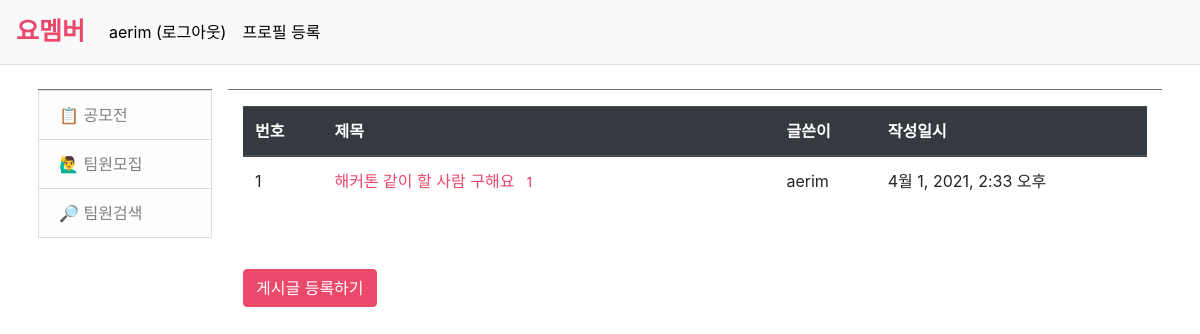
Screenshot of /yomember/team (signed in) with the database file from the repository.
### yomember/models.py (models this page shows, shortened)
class Question(models.Model):
    subject = models.CharField(max_length=200)
    content = models.TextField()
    create_date = models.DateTimeField()
    author = models.ForeignKey(User, on_delete=models.CASCADE)

### yomember/views.py (the view)
# urls.py: path('team', views.team, name='team'),
def team(request):
    question_list = Question.objects.order_by('-create_date')
    context = {'question_list': question_list}
    return render(request, 'yomember/team.html', context)

### templates/yomember/team.html
{% extends 'base.html' %}
{% block content %}
<div class = "container my-3">
    <table class = "table">
        <thead>
        <tr class="thead-dark">
            <th>번호</th>
            <th style="width:50%">제목</th>
            <th>글쓴이</th>
            <th>작성일시</th>
        </tr>
        </thead>
        <tbody>
        {% if question_list %}
        {% for question in question_list %}
        <tr class="text-left">
            <td>{{ forloop.counter }}</td>
            <td class="text-left">
                <a href="{% url 'yomember:detail' question.id %}" style="color: #EB496B;">{{ question.subject }}</a>
                {% if question.comment_set.count > 0 %}
                <span class="text-danger small ml-2">{{ question.comment_set.count }}</span>
                {% endif %}
            </td>
            <td>{{ question.author.username }}</td>
            <td>{{ question.create_date }}</td>
        </tr>
        {% endfor %}
        {% else %}
        <tr>
            <td colspan="3">게시글이 없습니다.</td>
        </tr>
        {% endif %}
        </tbody>
    </table>
    <br><br>
    <a href="{% url 'yomember:question_create' %}" class="btn btn-primary" style="background-color: #EB496B; border-color: #EB496B;">게시글 등록하기</a>
</div>
{% endblock %}

### templates/navbar.html (shortened to what this page needs)
<nav class="navbar navbar-expand-lg navbar-light bg-light border-bottom">
    <a class="navbar-brand" href="{% url 'yomember:index' %}" style="color: #EB496B; font-weight: bold; font-size: 25px;">요멤버</a>
    <div class="collapse navbar-collapse flex-grow-0" id="navbarNav">
        <ul class="navbar-nav">
            <li class="nav-item ">
                {% if user.is_authenticated %}
                <a class="nav-link" href="{% url 'common:logout' %}" style="color: black;">{{ user.username }} (로그아웃)</a>
                {% else %}
                <a class="nav-link" href="{% url 'common:login' %}" style="color: black;">로그인</a>
                {% endif %}
            </li>
            <li class="nav-item ">
                {% if user.is_authenticated %}
                <a class="nav-link" href="{% url 'common:profile' %}" style="color: black;">프로필 등록</a>
                {% endif %}
            </li>
        </ul>
    </div>
</nav>

### rows the page displays
Question: subject "해커톤 같이 할 사람 구해요", comment_set.count "1", author.username "aerim", create_date "4월 1, 2021, 2:33 오후"

### other values shown
{{ user.username }} "aerim"
